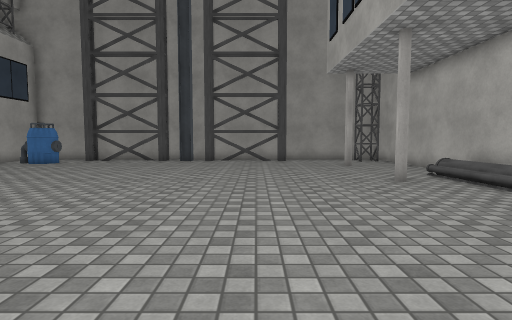
view 1 (above)

16 first-person views from a walk through a Unity game level. The camera is 1.2 m above the floor, tilts 4° down and sees 80° across. The floor is counted in squares, 1 m on a side. Each view is taken from the middle of a square. On the plan, view 1 faces up. The plan holds only what a view shows up to about 13 squares ahead; the rest is blank. The place goes on beyond the plan. The player character is not drawn. Surface patterns are stand-ins for the level's own textures.

view 2
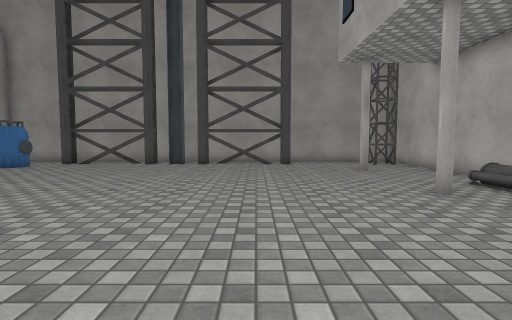

view 3
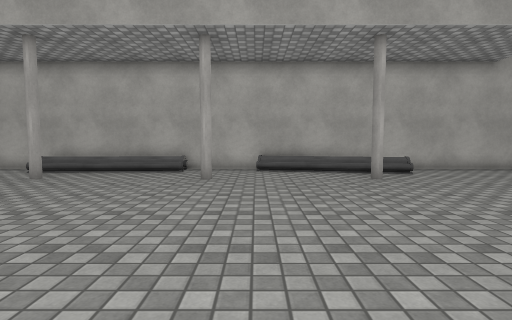

view 4
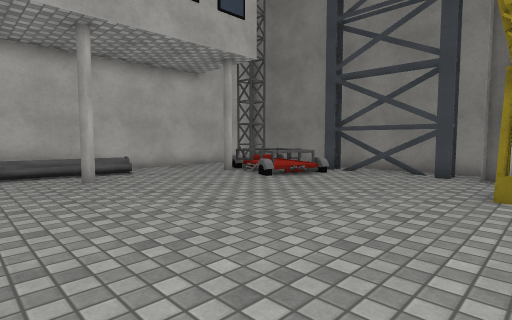

view 5
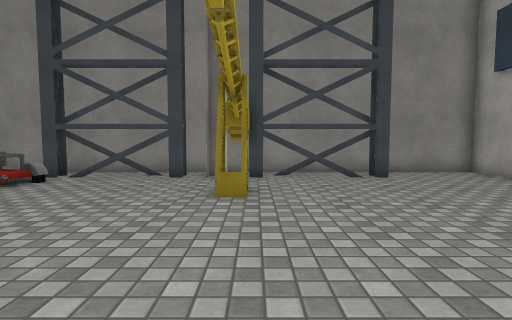

view 6
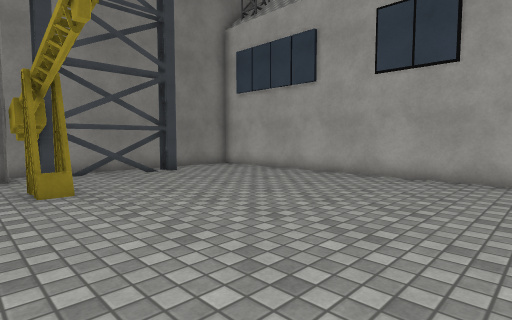

view 7
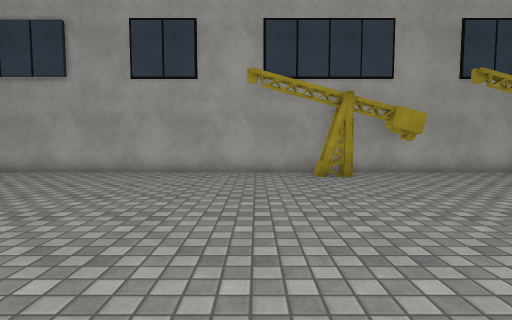

view 8
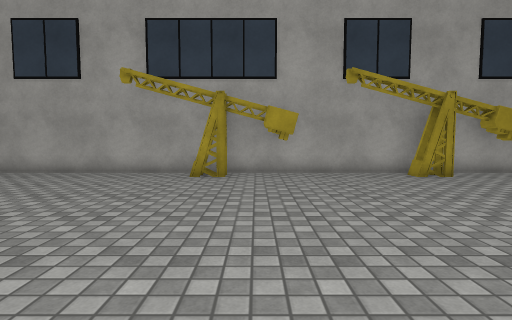

view 9
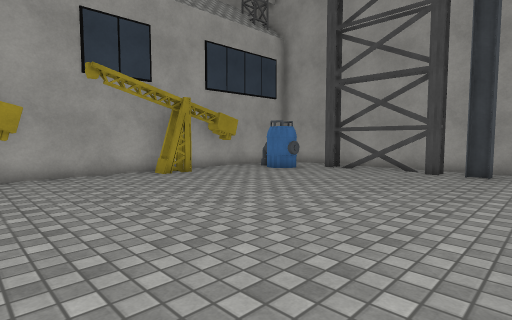

view 10
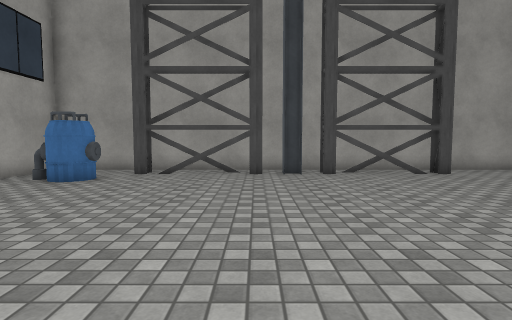

view 11
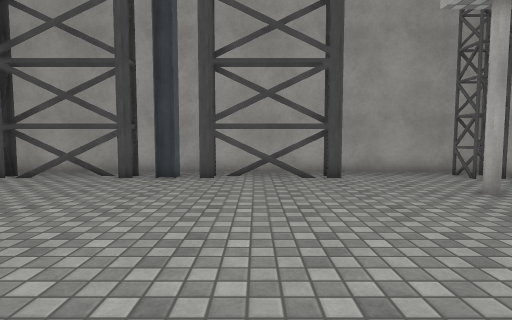

view 12
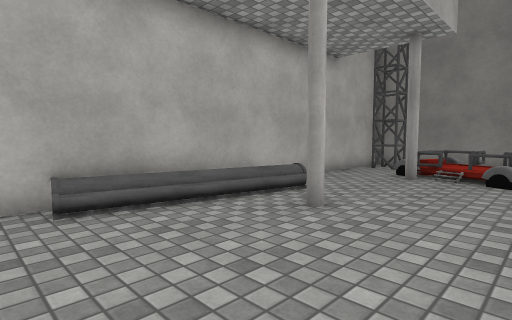

view 13
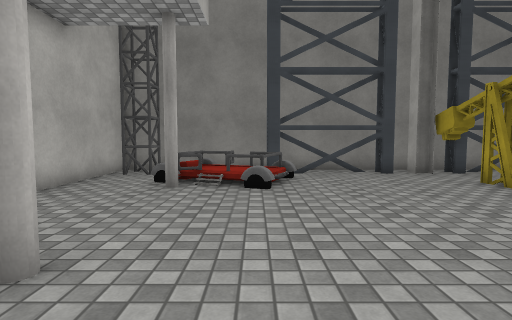

view 14
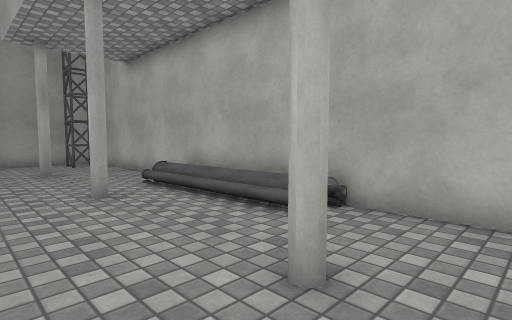

view 15
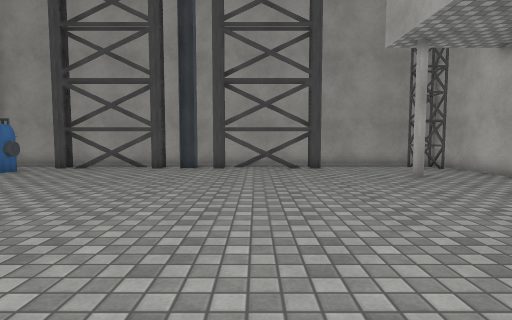

view 16
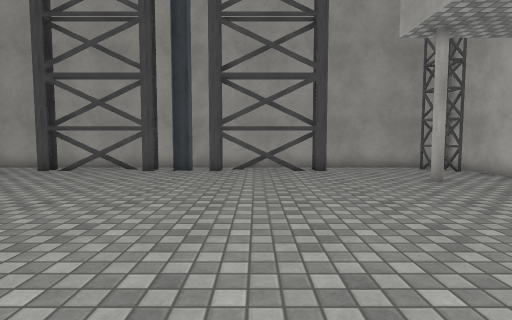

### Floor plan
Key: @ floor where view 1 was taken; # wall or solid block; . main floor; : floor 0.25 m higher than the main floor; + floor 0.5 m higher than the main floor; / step, stairs or slope; = window, fence, low wall or low ledge; O other object.
Columns run from 13 left of view 1 to 7 right of it. Each row starts with its distance up from view 1.
 18  #####  #############
 17 #...##  #######....##
 16 #. #######.####....##
 15 #.##................#
 14 #................#..#
 13 ##..................#
 12 #...................#
 11 ##..................#
 10 ##.................O#
  9 #................#.O#
  8 #...................#
  7 #...................#
  6 ##.................:#
  5 ##.................:#
  4 ##..................#
  3 ##..................#
  2 #................../#
  1 #................../#
  0 #............@...../#
 -1 #................../#
 -2 #................#.+#
 -3 #.................#+#
 -4 #...................#
 -5 #...................#
 -6 #........=...../....#
 -7 #........#....#=/#..#
 -8 #.............=::/..#
 -9 #.......##...../=/.##
-10 #...##=########    ##
-11 #####################

Where each view was taken, in squares from view 1:
view 1: 0 up, 0 right, facing up
view 2: 2 up, 0 right, facing up
view 3: 2 up, 5 left, facing right
view 4: 1 up, 5 left, facing down-right
view 5: 0 up, 5 left, facing down
view 6: 1 up, 3 left, facing down-left
view 7: 1 up, 2 left, facing left
view 8: 5 up, 2 left, facing left
view 9: 5 up, 2 left, facing up-left
view 10: 6 up, 5 left, facing up
view 11: 7 up, 1 left, facing up
view 12: 3 up, 1 right, facing down-right
view 13: 1 up, 2 right, facing down
view 14: 2 up, 2 right, facing up-right
view 15: 4 up, 1 left, facing up
view 16: 5 up, 1 left, facing up
